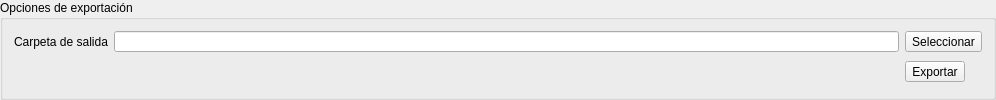
            <widget class="QgsCollapsibleGroupBox" name="mGroupBox_2">
             <property name="sizePolicy">
              <sizepolicy hsizetype="Expanding" vsizetype="Minimum">
               <horstretch>0</horstretch>
               <verstretch>0</verstretch>
              </sizepolicy>
             </property>
             <property name="minimumSize">
              <size>
               <width>0</width>
               <height>0</height>
              </size>
             </property>
             <property name="maximumSize">
              <size>
               <width>16777215</width>
               <height>16777215</height>
              </size>
             </property>
             <property name="title">
              <string>Opciones de exportación</string>
             </property>
             <property name="scrollOnExpand">
              <bool>true</bool>
             </property>
             <layout class="QGridLayout" name="gridLayout_4">
              <item row="0" column="0">
               <widget class="QLabel" name="label_3">
                <property name="sizePolicy">
                 <sizepolicy hsizetype="Fixed" vsizetype="Preferred">
                  <horstretch>0</horstretch>
                  <verstretch>0</verstretch>
                 </sizepolicy>
                </property>
                <property name="text">
                 <string>Carpeta de salida</string>
                </property>
               </widget>
              </item>
              <item row="0" column="1">
               <widget class="QLineEdit" name="lineEdit_Folder">
                <property name="sizePolicy">
                 <sizepolicy hsizetype="Ignored" vsizetype="Ignored">
                  <horstretch>0</horstretch>
                  <verstretch>0</verstretch>
                 </sizepolicy>
                </property>
                <property name="minimumSize">
                 <size>
                  <width>0</width>
                  <height>0</height>
                 </size>
                </property>
                <property name="text">
                 <string/>
                </property>
               </widget>
              </item>
              <item row="0" column="2">
               <widget class="QToolButton" name="toolButtonSelectFolder">
                <property name="sizePolicy">
                 <sizepolicy hsizetype="Fixed" vsizetype="Fixed">
                  <horstretch>0</horstretch>
                  <verstretch>0</verstretch>
                 </sizepolicy>
                </property>
                <property name="text">
                 <string>Seleccionar</string>
                </property>
               </widget>
              </item>
              <item row="1" column="0" colspan="2">
               <spacer name="horizontalSpacer">
                <property name="sizePolicy">
                 <sizepolicy hsizetype="Minimum" vsizetype="Minimum">
                  <horstretch>0</horstretch>
                  <verstretch>0</verstretch>
                 </sizepolicy>
                </property>
                <property name="orientation">
                 <enum>Qt::Horizontal</enum>
                </property>
                <property name="sizeHint" stdset="0">
                 <size>
                  <width>885</width>
                  <height>28</height>
                 </size>
                </property>
               </spacer>
              </item>
              <item row="1" column="2">
               <widget class="QToolButton" name="toolButton_ExportMap">
                <property name="sizePolicy">
                 <sizepolicy hsizetype="Fixed" vsizetype="Fixed">
                  <horstretch>0</horstretch>
                  <verstretch>0</verstretch>
                 </sizepolicy>
                </property>
                <property name="text">
                 <string>Exportar</string>
                </property>
               </widget>
              </item>
             </layout>
            </widget>
